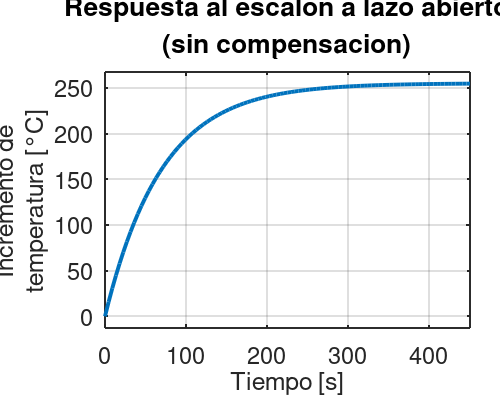

The MATLAB source for this figure:
% Respuesta al escalon a lazo abierto (sin compensar)

close all; clear; clc;
pkg load control;

s = tf('s');
Rth = 6.375;
Cth = 10.9716;
tau = Rth * Cth;
Gact = 40;
H = 1;

G = Rth / (tau * s + 1);
FTLA = Gact * G * H;

tfinal = 450;
fig = figure(1);
set(fig, 'Color', [1 1 1], 'Position', [100 100 540 430]);
step(FTLA, tfinal);
grid on;

set(gca, 'Position', [0.21 0.18 0.73 0.64]);
set(gca, 'FontSize', 17, 'LineWidth', 1.4);
set(gca, 'XTick', 0:100:450, 'YTick', 0:50:300);
set(findobj(gca, 'Type', 'line'), 'LineWidth', 2.8);
title({'Respuesta al escalon a lazo abierto'; '(sin compensacion)'}, 'FontSize', 19, 'FontWeight', 'bold');
xlabel('Tiempo [s]', 'FontSize', 18);
ylabel({'Incremento de'; 'temperatura [°C]'}, 'FontSize', 18);

set(fig, 'PaperUnits', 'inches', 'PaperSize', [5.0 4.0], 'PaperPosition', [0 0 5.0 4.0]);
print -dpng -r300 02_step_lazo_abierto.png
